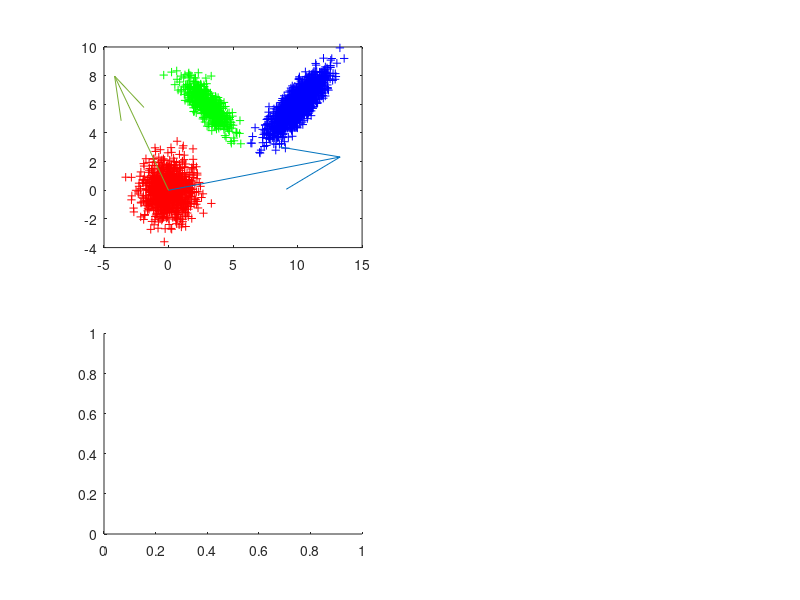

Recreate this plot in MATLAB. (Note: this script raises an error after producing the figure.)
N1=1000; N2=500; N3=2000;
X1=mvnrnd([0,0], [1,0;0,1], N1);
X2=mvnrnd([3,6], [1,-0.8;-0.8,1], N2);
X3=mvnrnd([10,6], [1,0.8;0.8,1], N3);
A1=X1(:,1);A2=X1(:,2);
B1=X2(:,1);B2=X2(:,2);
C1=X3(:,1);C2=X3(:,2);
S1=(N1-1)*cov(X1); S2=(N2-1)*cov(X2); S3=(N3-1)*cov(X3);
Sw=S1+S2+S3;
M1=mean(X1); M2=mean(X2); M3=mean(X3);
Mu=(N1*M1+N2*M2+N3*M3)/(N1+N2+N3);
Sb=N1*(M1-Mu)'*(M1-Mu)+N2*(M2-Mu)'*(M2-Mu) +N3*(M3-Mu)'*(M3-Mu);
J=inv(Sw)*Sb;  [V,D]=eig(J); %#ok<MINV>

subplot(2,2,1)
plot(A1,A2,'r+');hold on;
plot(B1,B2,'g+');hold on;
plot(C1,C2,'b+');hold on;
quiver(0,0,V(1,1)*15,V(2,1)*15);hold on;
quiver(0,0,V(1,2)*10,V(2,2)*10);hold on;

subplot(2,2,3)
A=X1*V(:,1);
B=X2*V(:,1);
C=X3*V(:,1);
h1=histogram(A,20);hold on;
h1.FaceColor = 'r';
h2=histogram(B,20);hold on;
h2.FaceColor = 'g';
h3=histogram(C,20);hold on;
h3.FaceColor = 'b';

subplot(2,2,4)
A=X1*V(:,2);
B=X2*V(:,2);
C=X3*V(:,2);
h1=histogram(A,20);hold on;
h1.FaceColor = 'r';
h2=histogram(B,20);hold on;
h2.FaceColor = 'g';
h3=histogram(C,20);hold on;
h3.FaceColor = 'b';